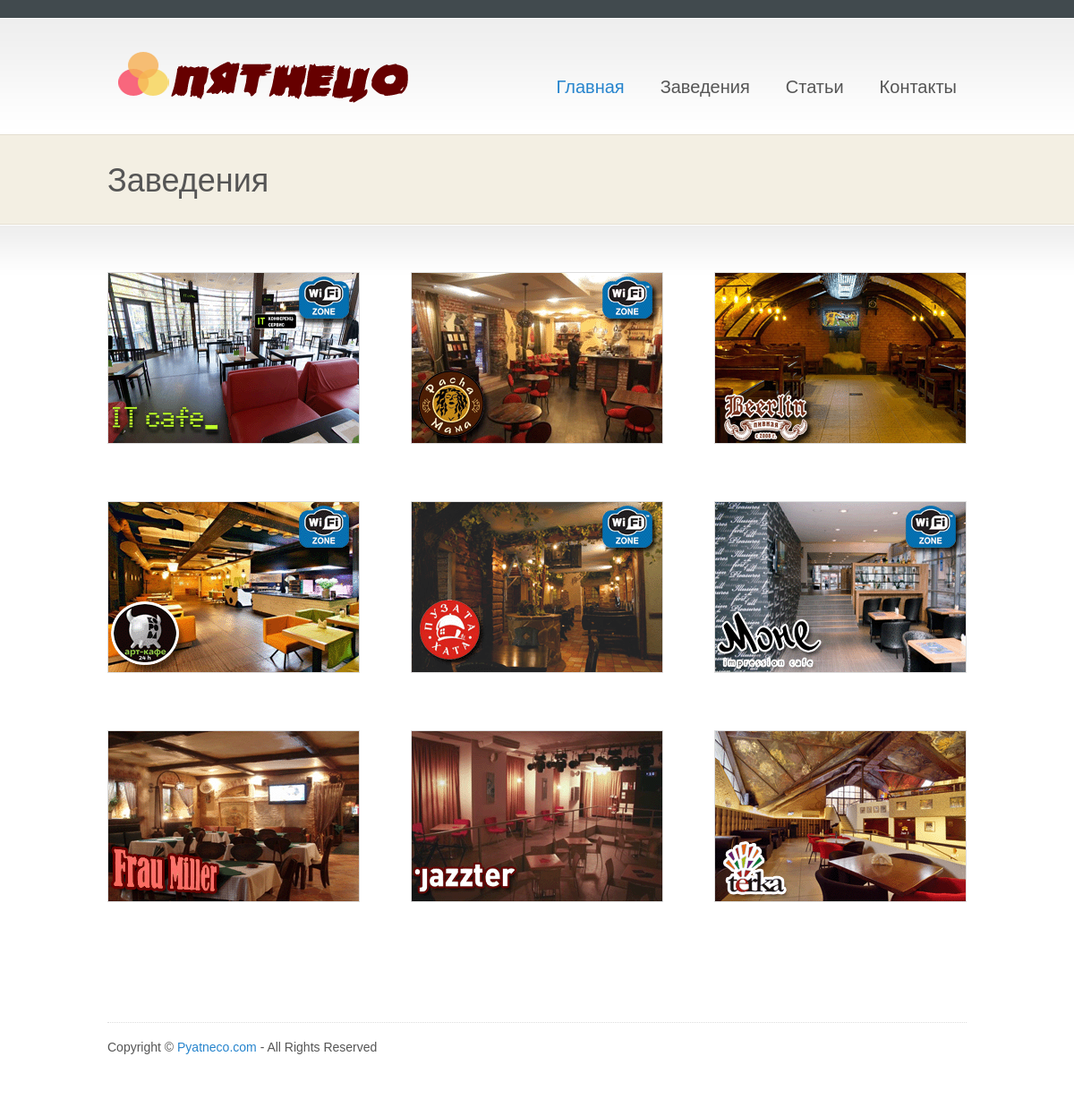
Screenshot of /entertainment.php with the database file from the repository.
### tables this page shows
CREATE TABLE IF NOT EXISTS `sp_settings` (
  `id` int(2) NOT NULL AUTO_INCREMENT,
  `page` varchar(255) NOT NULL,
  `title` varchar(255) NOT NULL,
  `meta_d` varchar(255) NOT NULL,
  `meta_k` varchar(255) NOT NULL,
  `text` text NOT NULL,
  PRIMARY KEY (`id`)
);

CREATE TABLE IF NOT EXISTS `sp_articles` (
  `id` int(4) NOT NULL AUTO_INCREMENT,
  `title` varchar(255) NOT NULL,
  `meta_d` varchar(255) NOT NULL,
  `meta_k` varchar(255) NOT NULL,
  `address` varchar(500) NOT NULL,
  `phone` varchar(255) NOT NULL,
  `site` varchar(255) NOT NULL,
  `worktime` varchar(255) NOT NULL,
  `date` date NOT NULL,
  `description` text NOT NULL,
  `text` text NOT NULL,
  `author` varchar(255) NOT NULL,
  `img` varchar(255) NOT NULL,
  `q_vote` int(10) NOT NULL,
  `rating1` int(10) NOT NULL,
  `rating2` int(10) NOT NULL,
  `rating3` int(10) NOT NULL,
  PRIMARY KEY (`id`)
);

### entertainment.php (the view, shortened to what this page needs)
<?php
require_once ("blocks/database.php");
$result = mysql_query("SELECT title,meta_d,meta_k FROM sp_settings where page='entertainment'",$db);
$myrow = mysql_fetch_array($result);
?>
<!DOCTYPE html>
<html lang="en">
<head>
<link type="text/css" rel="stylesheet" href="styles/style.css" />
</head>
<body class="page">
<div id="wrap">
<?php require_once 'blocks/header.php'; ?>
  <div class="page-headline"><?php echo $myrow['title']; ?></div>
  <div id="main">
    <div id="porfolio-content">
	<?php
	$result = mysql_query("select id,img from sp_articles",$db);
	$myrow = mysql_fetch_array($result);
    $first= 1;
	do{
	if($first==1){$firstmarker="first";}else{$firstmarker="";}
	printf("<div class='portfolio-item %s'> <a href='view_article.php?id=%s'><img width='280' height='190' src='%s' alt='' /></a> </div>
      ",$firstmarker,$myrow['id'],$myrow['img']);
	$first++;
	if($first>= 4){ $first= 1;}
	  }
	  while( $myrow = mysql_fetch_array($result));
	  ?>
    </div>
  </div>
<?php require_once 'blocks/footer.php'; ?>
</div>
</body>
</html>

### styles/style.css (style rules this page uses)
#wrap { width:960px; margin:0 auto; }
body { font-family:arial, sans-serif; background-color:#fff; color:#555; line-height:24px; font-size:14px; }
a { text-decoration:none; color:#2684cd; }
.page { background:url(../images/page-bg.png) repeat-x; }
#main { float:left; margin:60px 0 50px 0; width:100%; }
.page-headline { font-size:36px; margin:-5px 0 0 0; }
#porfolio-content { margin:30px 0 0 0; }
.portfolio-item { float:left; margin:0 0 57px 57px; }
.first { margin-left:0; }
.portfolio-item img { border:1px #ddd solid; }

### rows the page displays
sp_settings: title "Заведения"
sp_articles: img (picture)
sp_articles: img (picture)
sp_articles: img (picture)
sp_articles: img (picture)
sp_articles: img (picture)
sp_articles: img (picture)
sp_articles: img (picture)
sp_articles: img (picture)
sp_articles: img (picture)
